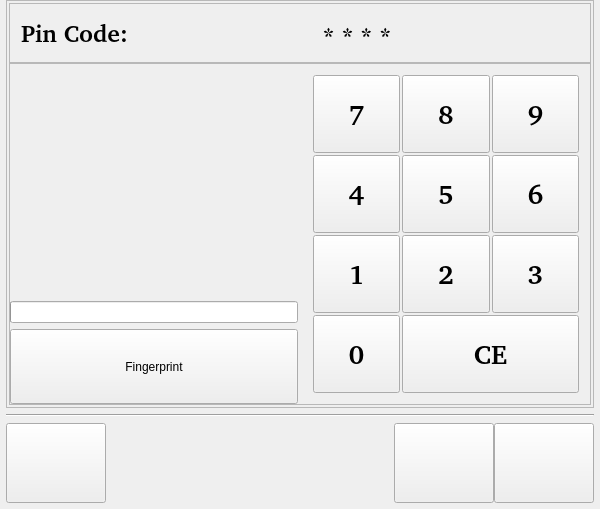
<?xml version="1.0" encoding="UTF-8"?>
<ui version="4.0">
 <class>PinCodeWidget</class>
 <widget class="QWidget" name="PinCodeWidget">
  <property name="geometry">
   <rect>
    <x>0</x>
    <y>0</y>
    <width>600</width>
    <height>509</height>
   </rect>
  </property>
  <property name="windowTitle">
   <string>Form1</string>
  </property>
  <layout class="QVBoxLayout">
   <property name="spacing">
    <number>6</number>
   </property>
   <property name="leftMargin">
    <number>6</number>
   </property>
   <property name="topMargin">
    <number>0</number>
   </property>
   <property name="rightMargin">
    <number>6</number>
   </property>
   <property name="bottomMargin">
    <number>6</number>
   </property>
   <item>
    <widget class="QFrame" name="main_frame">
     <property name="frameShape">
      <enum>QFrame::StyledPanel</enum>
     </property>
     <property name="frameShadow">
      <enum>QFrame::Sunken</enum>
     </property>
     <property name="lineWidth">
      <number>2</number>
     </property>
     <layout class="QVBoxLayout">
      <property name="spacing">
       <number>0</number>
      </property>
      <property name="leftMargin">
       <number>2</number>
      </property>
      <property name="topMargin">
       <number>2</number>
      </property>
      <property name="rightMargin">
       <number>2</number>
      </property>
      <property name="bottomMargin">
       <number>2</number>
      </property>
      <item>
       <widget class="QFrame" name="caption_frame">
        <property name="minimumSize">
         <size>
          <width>0</width>
          <height>60</height>
         </size>
        </property>
        <property name="maximumSize">
         <size>
          <width>32567</width>
          <height>60</height>
         </size>
        </property>
        <property name="frameShape">
         <enum>QFrame::StyledPanel</enum>
        </property>
        <property name="frameShadow">
         <enum>QFrame::Raised</enum>
        </property>
        <property name="lineWidth">
         <number>2</number>
        </property>
        <layout class="QHBoxLayout">
         <property name="spacing">
          <number>6</number>
         </property>
         <property name="leftMargin">
          <number>11</number>
         </property>
         <property name="topMargin">
          <number>11</number>
         </property>
         <property name="rightMargin">
          <number>11</number>
         </property>
         <property name="bottomMargin">
          <number>11</number>
         </property>
         <item>
          <widget class="QLabel" name="caption_label">
           <property name="sizePolicy">
            <sizepolicy hsizetype="Fixed" vsizetype="Preferred">
             <horstretch>0</horstretch>
             <verstretch>0</verstretch>
            </sizepolicy>
           </property>
           <property name="font">
            <font>
             <family>Nimbus Sans l [Urw]</family>
             <pointsize>18</pointsize>
             <bold>true</bold>
            </font>
           </property>
           <property name="text">
            <string>Pin Code:</string>
           </property>
           <property name="wordWrap">
            <bool>false</bool>
           </property>
          </widget>
         </item>
         <item>
          <widget class="QLabel" name="passwd_label">
           <property name="font">
            <font>
             <family>Nimbus Sans l [Urw]</family>
             <pointsize>18</pointsize>
             <bold>true</bold>
            </font>
           </property>
           <property name="text">
            <string>* * * *</string>
           </property>
           <property name="alignment">
            <set>Qt::AlignBottom|Qt::AlignHCenter</set>
           </property>
           <property name="wordWrap">
            <bool>false</bool>
           </property>
          </widget>
         </item>
        </layout>
       </widget>
      </item>
      <item>
       <widget class="QFrame" name="central_frame">
        <property name="sizePolicy">
         <sizepolicy hsizetype="Expanding" vsizetype="Expanding">
          <horstretch>0</horstretch>
          <verstretch>0</verstretch>
         </sizepolicy>
        </property>
        <property name="frameShape">
         <enum>QFrame::StyledPanel</enum>
        </property>
        <property name="frameShadow">
         <enum>QFrame::Sunken</enum>
        </property>
        <property name="lineWidth">
         <number>2</number>
        </property>
        <layout class="QHBoxLayout">
         <property name="spacing">
          <number>4</number>
         </property>
         <property name="leftMargin">
          <number>0</number>
         </property>
         <property name="topMargin">
          <number>0</number>
         </property>
         <property name="rightMargin">
          <number>0</number>
         </property>
         <property name="bottomMargin">
          <number>0</number>
         </property>
         <item>
          <layout class="QVBoxLayout" name="fingerprint_vlayout">
           <item>
            <widget class="QLabel" name="fingerprint_label">
             <property name="maximumSize">
              <size>
               <width>32767</width>
               <height>250</height>
              </size>
             </property>
             <property name="pixmap">
              <pixmap>image0</pixmap>
             </property>
             <property name="scaledContents">
              <bool>true</bool>
             </property>
             <property name="wordWrap">
              <bool>false</bool>
             </property>
            </widget>
           </item>
           <item>
            <widget class="QProgressBar" name="similarity_progressbar">
             <property name="toolTip">
              <string>Similaridad con la huella</string>
             </property>
            </widget>
           </item>
           <item>
            <widget class="QPushButton" name="aquire_button">
             <property name="sizePolicy">
              <sizepolicy hsizetype="Minimum" vsizetype="Fixed">
               <horstretch>0</horstretch>
               <verstretch>0</verstretch>
              </sizepolicy>
             </property>
             <property name="minimumSize">
              <size>
               <width>0</width>
               <height>75</height>
              </size>
             </property>
             <property name="text">
              <string>Fingerprint</string>
             </property>
            </widget>
           </item>
          </layout>
         </item>
         <item>
          <widget class="QFrame" name="numkey_frame1">
           <property name="maximumSize">
            <size>
             <width>520</width>
             <height>520</height>
            </size>
           </property>
           <layout class="QGridLayout" name="pin_glayout">
            <property name="spacing">
             <number>2</number>
            </property>
            <item row="2" column="2">
             <widget class="QPushButton" name="numkey_3">
              <property name="sizePolicy">
               <sizepolicy hsizetype="Expanding" vsizetype="Expanding">
                <horstretch>0</horstretch>
                <verstretch>0</verstretch>
               </sizepolicy>
              </property>
              <property name="font">
               <font>
                <family>Nimbus Sans l [Urw]</family>
                <pointsize>20</pointsize>
                <bold>true</bold>
               </font>
              </property>
              <property name="text">
               <string>3</string>
              </property>
             </widget>
            </item>
            <item row="2" column="0">
             <widget class="QPushButton" name="numkey_1">
              <property name="sizePolicy">
               <sizepolicy hsizetype="Expanding" vsizetype="Expanding">
                <horstretch>0</horstretch>
                <verstretch>0</verstretch>
               </sizepolicy>
              </property>
              <property name="font">
               <font>
                <family>Nimbus Sans l [Urw]</family>
                <pointsize>20</pointsize>
                <bold>true</bold>
               </font>
              </property>
              <property name="text">
               <string>1</string>
              </property>
             </widget>
            </item>
            <item row="1" column="1">
             <widget class="QPushButton" name="numkey_5">
              <property name="sizePolicy">
               <sizepolicy hsizetype="Expanding" vsizetype="Expanding">
                <horstretch>0</horstretch>
                <verstretch>0</verstretch>
               </sizepolicy>
              </property>
              <property name="font">
               <font>
                <family>Nimbus Sans l [Urw]</family>
                <pointsize>20</pointsize>
                <bold>true</bold>
               </font>
              </property>
              <property name="text">
               <string>5</string>
              </property>
             </widget>
            </item>
            <item row="3" column="0">
             <widget class="QPushButton" name="numkey_0">
              <property name="sizePolicy">
               <sizepolicy hsizetype="Expanding" vsizetype="Expanding">
                <horstretch>0</horstretch>
                <verstretch>0</verstretch>
               </sizepolicy>
              </property>
              <property name="font">
               <font>
                <family>Nimbus Sans l [Urw]</family>
                <pointsize>20</pointsize>
                <bold>true</bold>
               </font>
              </property>
              <property name="text">
               <string>0</string>
              </property>
             </widget>
            </item>
            <item row="1" column="0">
             <widget class="QPushButton" name="numkey_4">
              <property name="sizePolicy">
               <sizepolicy hsizetype="Expanding" vsizetype="Expanding">
                <horstretch>0</horstretch>
                <verstretch>0</verstretch>
               </sizepolicy>
              </property>
              <property name="font">
               <font>
                <family>Nimbus Sans l [Urw]</family>
                <pointsize>20</pointsize>
                <bold>true</bold>
               </font>
              </property>
              <property name="text">
               <string>4</string>
              </property>
             </widget>
            </item>
            <item row="0" column="0">
             <widget class="QPushButton" name="numkey_7">
              <property name="sizePolicy">
               <sizepolicy hsizetype="Expanding" vsizetype="Expanding">
                <horstretch>0</horstretch>
                <verstretch>0</verstretch>
               </sizepolicy>
              </property>
              <property name="font">
               <font>
                <family>Nimbus Sans l [Urw]</family>
                <pointsize>20</pointsize>
                <bold>true</bold>
               </font>
              </property>
              <property name="text">
               <string>7</string>
              </property>
             </widget>
            </item>
            <item row="2" column="1">
             <widget class="QPushButton" name="numkey_2">
              <property name="sizePolicy">
               <sizepolicy hsizetype="Expanding" vsizetype="Expanding">
                <horstretch>0</horstretch>
                <verstretch>0</verstretch>
               </sizepolicy>
              </property>
              <property name="font">
               <font>
                <family>Nimbus Sans l [Urw]</family>
                <pointsize>20</pointsize>
                <bold>true</bold>
               </font>
              </property>
              <property name="text">
               <string>2</string>
              </property>
             </widget>
            </item>
            <item row="3" column="1" colspan="2">
             <widget class="QPushButton" name="ce_button">
              <property name="sizePolicy">
               <sizepolicy hsizetype="Expanding" vsizetype="Expanding">
                <horstretch>0</horstretch>
                <verstretch>0</verstretch>
               </sizepolicy>
              </property>
              <property name="font">
               <font>
                <family>Nimbus Sans l [Urw]</family>
                <pointsize>20</pointsize>
                <bold>true</bold>
               </font>
              </property>
              <property name="text">
               <string>CE</string>
              </property>
             </widget>
            </item>
            <item row="1" column="2">
             <widget class="QPushButton" name="numkey_6">
              <property name="sizePolicy">
               <sizepolicy hsizetype="Expanding" vsizetype="Expanding">
                <horstretch>0</horstretch>
                <verstretch>0</verstretch>
               </sizepolicy>
              </property>
              <property name="font">
               <font>
                <family>Nimbus Sans l [Urw]</family>
                <pointsize>20</pointsize>
                <bold>true</bold>
               </font>
              </property>
              <property name="text">
               <string>6</string>
              </property>
             </widget>
            </item>
            <item row="0" column="2">
             <widget class="QPushButton" name="numkey_9">
              <property name="sizePolicy">
               <sizepolicy hsizetype="Expanding" vsizetype="Expanding">
                <horstretch>0</horstretch>
                <verstretch>0</verstretch>
               </sizepolicy>
              </property>
              <property name="font">
               <font>
                <family>Nimbus Sans l [Urw]</family>
                <pointsize>20</pointsize>
                <bold>true</bold>
               </font>
              </property>
              <property name="text">
               <string>9</string>
              </property>
             </widget>
            </item>
            <item row="0" column="1">
             <widget class="QPushButton" name="numkey_8">
              <property name="sizePolicy">
               <sizepolicy hsizetype="Expanding" vsizetype="Expanding">
                <horstretch>0</horstretch>
                <verstretch>0</verstretch>
               </sizepolicy>
              </property>
              <property name="font">
               <font>
                <family>Nimbus Sans l [Urw]</family>
                <pointsize>20</pointsize>
                <bold>true</bold>
               </font>
              </property>
              <property name="text">
               <string>8</string>
              </property>
             </widget>
            </item>
           </layout>
          </widget>
         </item>
        </layout>
       </widget>
      </item>
     </layout>
    </widget>
   </item>
   <item>
    <widget class="Line" name="mid_line">
     <property name="frameShape">
      <enum>QFrame::HLine</enum>
     </property>
     <property name="frameShadow">
      <enum>QFrame::Sunken</enum>
     </property>
    </widget>
   </item>
   <item>
    <layout class="QHBoxLayout" name="cmd_button_hlayout">
     <property name="spacing">
      <number>0</number>
     </property>
     <item>
      <widget class="QPushButton" name="shutdown_button">
       <property name="sizePolicy">
        <sizepolicy hsizetype="Fixed" vsizetype="Fixed">
         <horstretch>0</horstretch>
         <verstretch>0</verstretch>
        </sizepolicy>
       </property>
       <property name="minimumSize">
        <size>
         <width>100</width>
         <height>80</height>
        </size>
       </property>
       <property name="maximumSize">
        <size>
         <width>100</width>
         <height>80</height>
        </size>
       </property>
       <property name="text">
        <string/>
       </property>
      </widget>
     </item>
     <item>
      <spacer name="cmd_button_spacer">
       <property name="orientation">
        <enum>Qt::Horizontal</enum>
       </property>
       <property name="sizeType">
        <enum>QSizePolicy::Expanding</enum>
       </property>
       <property name="sizeHint" stdset="0">
        <size>
         <width>240</width>
         <height>20</height>
        </size>
       </property>
      </spacer>
     </item>
     <item>
      <widget class="QPushButton" name="ok_button">
       <property name="minimumSize">
        <size>
         <width>100</width>
         <height>80</height>
        </size>
       </property>
       <property name="maximumSize">
        <size>
         <width>100</width>
         <height>80</height>
        </size>
       </property>
       <property name="text">
        <string/>
       </property>
      </widget>
     </item>
     <item>
      <widget class="QPushButton" name="cancel_button">
       <property name="minimumSize">
        <size>
         <width>100</width>
         <height>80</height>
        </size>
       </property>
       <property name="maximumSize">
        <size>
         <width>100</width>
         <height>80</height>
        </size>
       </property>
       <property name="text">
        <string/>
       </property>
      </widget>
     </item>
    </layout>
   </item>
  </layout>
 </widget>
 <layoutdefault spacing="6" margin="11"/>
 <resources/>
 <connections/>
</ui>
